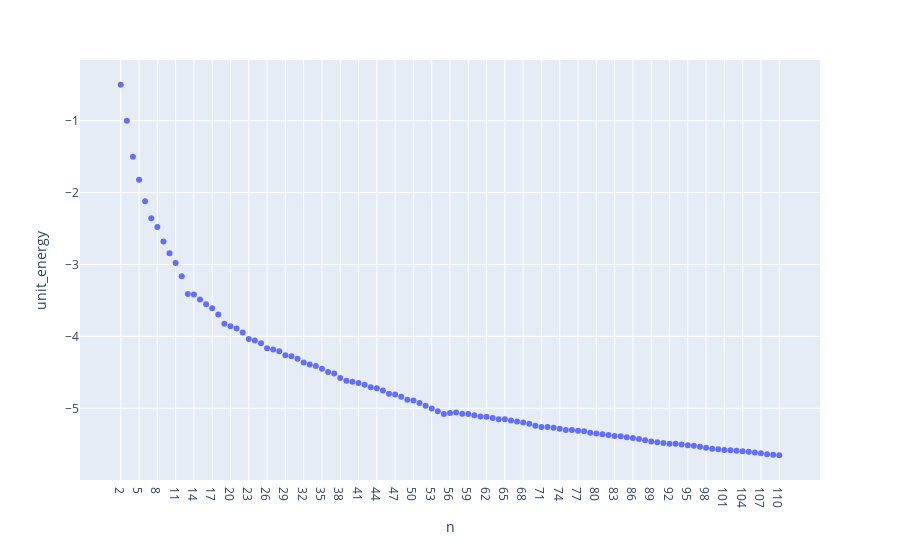

The notebook cell saved with this chart:
### Code cell
px.scatter(dff, x="n", y="unit_energy") # , log_x=True)

### Figure 1 — Plotly figure (JSON) as saved in the notebook; plotly's stock layout.template omitted (floating-point values rounded to 4 significant figures)
{"data": [{"hovertemplate": "n=%{x}<br>unit_energy=%{y}<extra></extra>", "legendgroup": "", "marker": {"color": "#636efa", "symbol": "circle"}, "mode": "markers", "name": "", "orientation": "v", "showlegend": false, "type": "scatter", "x": ["2", "3", "4", "5", "6", "7", "8", "9", "10", "11", "12", "13", "14", "15", "16", "17", "18", "19", "20", "21", "22", "23", "24", "25", "26", "27", "28", "29", "30", "31", "32", "33", "34", "35", "36", "37", "38", "39", "40", "41", "42", "43", "44", "45", "46", "47", "48", "49", "50", "51", "52", "53", "54", "55", "56", "57", "58", "59", "60", "61", "62", "63", "64", "65", "66", "67", "68", "69", "70", "71", "72", "73", "74", "75", "76", "77", "78", "79", "80", "81", "82", "83", "84", "85", "86", "87", "88", "89", "90", "91", "92", "93", "94", "95", "96", "97", "98", "99", "100", "101", "102", "103", "104", "105", "106", "107", "108", "109", "110"], "xaxis": "x", "y": [-0.5, -1, -1.5, -1.821, -2.119, -2.358, -2.478, -2.679, -2.842, -2.979, -3.164, -3.41, -3.417, -3.488, -3.551, -3.607, -3.696, -3.824, -3.859, -3.89, -3.946, -4.037, -4.056, -4.095, -4.166, -4.18, -4.208, -4.262, -4.276, -4.309, -4.364, -4.389, -4.413, -4.45, -4.495, -4.514, -4.577, -4.616, -4.631, -4.647, -4.673, -4.706, -4.72, -4.751, -4.797, -4.809, -4.837, -4.879, -4.891, -4.927, -4.966, -5.004, -5.041, -5.077, -5.065, -5.059, -5.075, -5.08, -5.098, -5.115, -5.119, -5.135, -5.15, -5.153, -5.168, -5.183, -5.197, -5.216, -5.241, -5.258, -5.259, -5.271, -5.283, -5.3, -5.301, -5.313, -5.318, -5.339, -5.351, -5.362, -5.373, -5.385, -5.389, -5.401, -5.411, -5.426, -5.444, -5.461, -5.471, -5.481, -5.491, -5.493, -5.503, -5.512, -5.52, -5.533, -5.547, -5.562, -5.57, -5.578, -5.582, -5.59, -5.597, -5.603, -5.614, -5.626, -5.639, -5.646, -5.653], "yaxis": "y"}], "layout": {"legend": {"tracegroupgap": 0}, "margin": {"t": 60}, "xaxis": {"anchor": "y", "domain": [0, 1], "title": {"text": "n"}}, "yaxis": {"anchor": "x", "domain": [0, 1], "title": {"text": "unit_energy"}}}}
